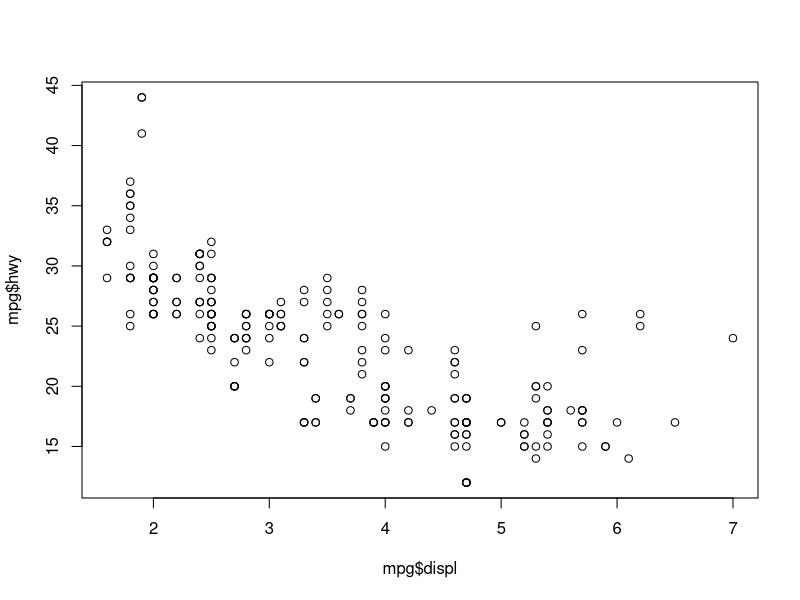
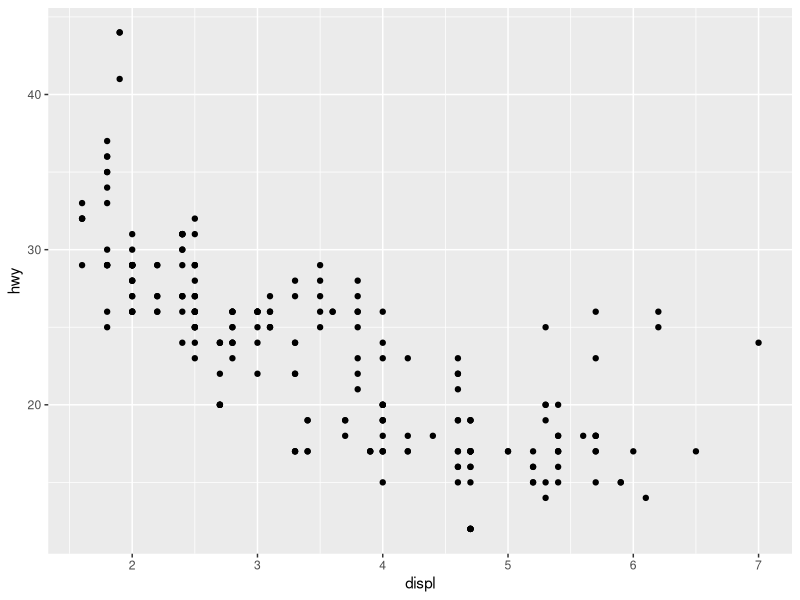
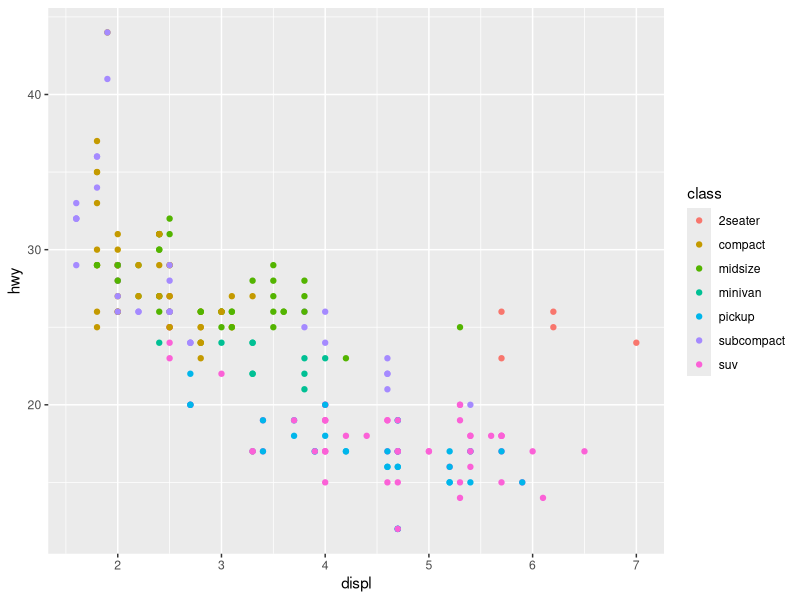
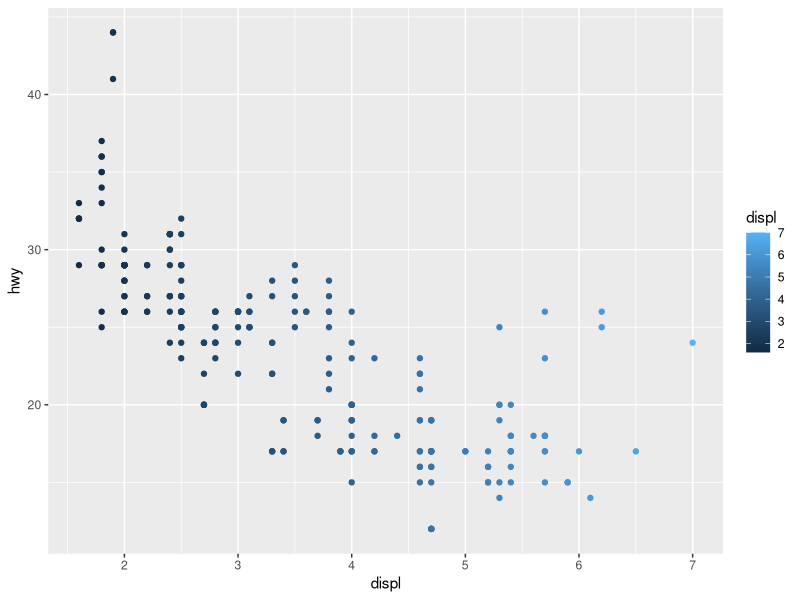
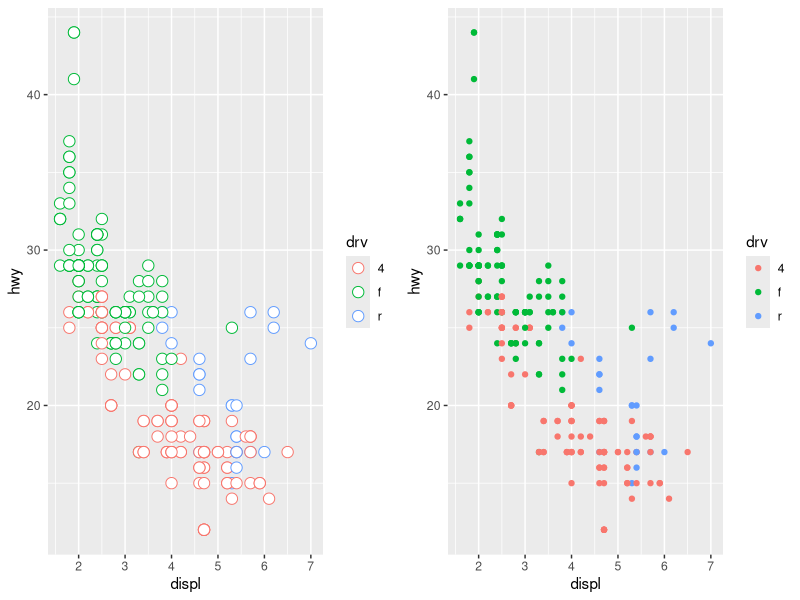
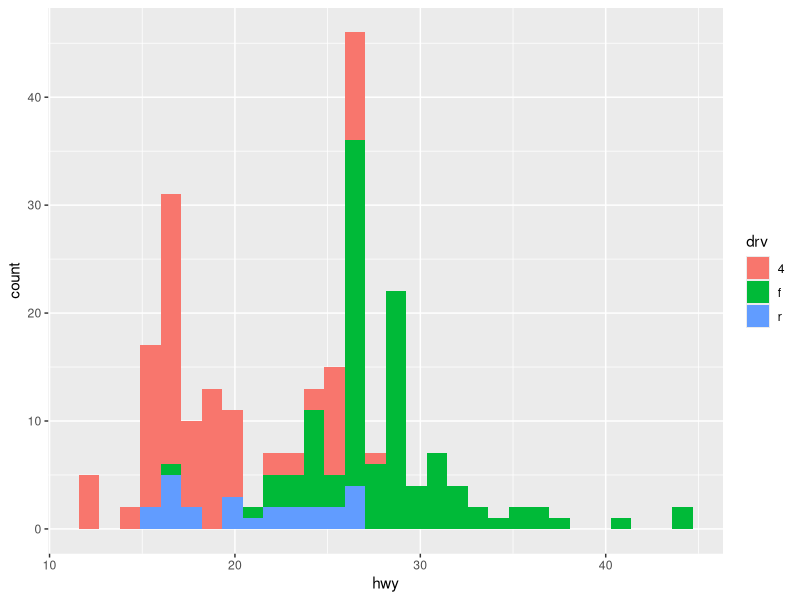
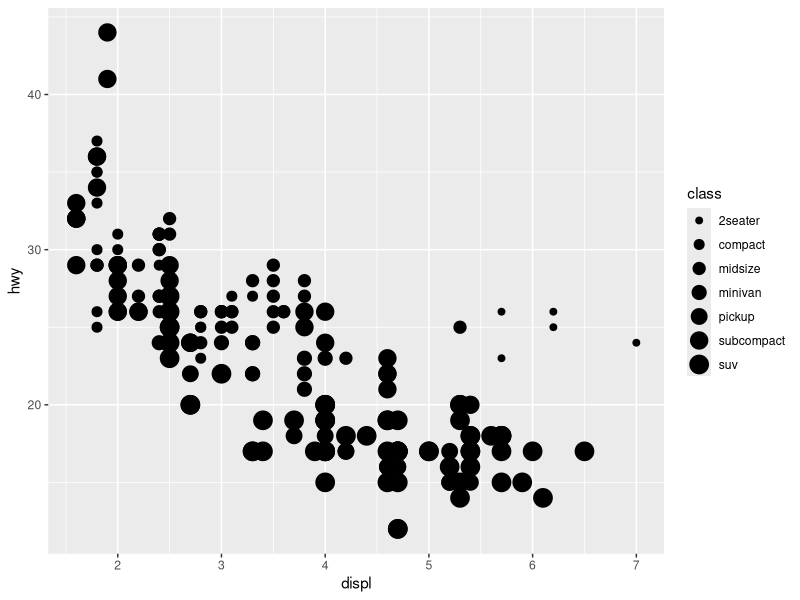
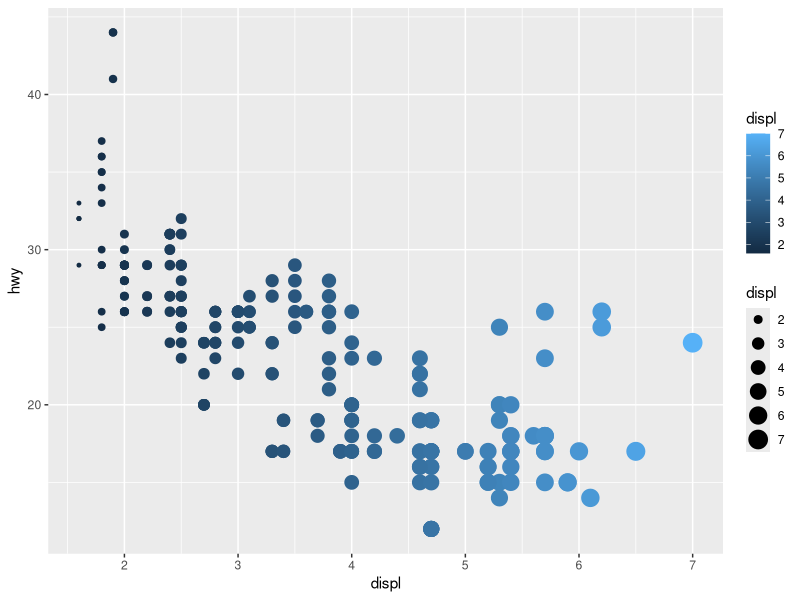

These figures' R source, in order: (Note: this script raises an error after producing the figures.)
## ---- chunk 1
library(tidyverse)
library(flextable)
library(ggpubr)
#library(kableExtra)
## ---- chunk 2
data(mpg)
## ---- chunk 3
head(mpg)
## ---- chunk 4
plot(mpg$displ, mpg$hwy)
## ---- chunk 5
ggplot(data=mpg) + 
  geom_point(mapping = aes(x = displ, y = hwy))
## ---- chunk 6
ggplot(data=mpg) +
  geom_point(mapping=aes(x=displ, y=hwy, colour=class))
## ---- chunk 7
ggplot(data=mpg) +
  geom_point(mapping=aes(x=displ, y=hwy, colour=displ))
## ---- chunk 8

ggarrange(

  ggplot(data=mpg) +
  geom_point(mapping=aes(x=displ, y=hwy, colour = drv),  fill="white", shape=21, size=3.5), 
  
  ggplot(data=mpg) +
  geom_point(mapping=aes(x=displ, y=hwy, colour = drv),  fill="white")
  
  )

## ---- chunk 9

ggplot(data=mpg) +
  geom_histogram(mapping=aes(y=hwy, fill = drv)) + 
  coord_flip()

## ---- chunk 10
ggplot(data=mpg) +
  geom_point(mapping=aes(x=displ, y=hwy, size=class))
## ---- chunk 11
ggplot(data = mpg) + 
  geom_point(mapping = aes(x = displ, y = hwy, size = displ, colour=displ))
## ---- chunk 12
ggplot(data=mpg) +
  geom_point(mapping=aes(x=displ, y=hwy, alpha=class))
## ---- chunk 13
ggplot(data=mpg) +
  geom_point(mapping=aes(x=displ, y=hwy, shape=class))
## ---- chunk 14

ggplot(data=mpg) +
  geom_point(mapping=aes(x=displ, y=hwy, stroke=2), shape = 21)

## ---- chunk 15

ggplot(data=mpg) +
  geom_smooth(mapping=aes(x=displ, y=hwy, stroke=2))

## ---- chunk 16
ggplot(data = mpg) + 
  geom_point(mapping = aes(x = displ, y = hwy, size = displ, colour=displ))
## ---- chunk 17
ggplot(data = mpg, mapping = aes(x = displ, y = hwy)) + 
  geom_point(mapping = aes(fill = drv), shape=21, colour="white", size=3, stroke=2)
## ---- chunk 18

ggplot(data = mpg) + 
geom_point(mapping = aes(x = displ, y = hwy, colour = displ < 5))

## ---- chunk 19

chart <- mpg %>% 
  group_by(drv) %>%
  summarise(hwy = mean(hwy, na.rm = TRUE)) %>% 
  ggplot(aes(x = drv, y = hwy)) + 
  geom_col() 

chart

chart2 <- chart + geom_text(aes(label = hwy))

chart3 <- chart + geom_text(aes(label = round(hwy), vjust = -1)) + 
  coord_cartesian(ylim = c(0, 35))

chart4 <- chart + geom_text(aes(label = round(hwy,1)), vjust = 2, size = 11, color = "white", size.unit = "pt") + 
  theme(legend.position = "none")

ggarrange(chart, chart2, chart3, chart4, ncol = 2, nrow = 2)

## ---- chunk 20

ggarrange(
  
chart + geom_text(aes(label = round(hwy)), vjust = -1, size = 11) + 
  coord_cartesian(ylim = c(0, 35)) + 
  theme(text = element_text(size = 11)),

chart + geom_text(aes(label = round(hwy)), vjust = -1, size = 11, size.unit = "pt") + 
  coord_cartesian(ylim = c(0, 35)) + 
  theme(text = element_text(size = 11)),

nrow = 2)

## ---- chunk 21
ggplot(data=mpg) + 
  geom_point(mapping=aes(x=displ, y=hwy)) +
  facet_wrap(~ class, nrow=2)
 # The nrow specifies display results over two rows. 
## ---- chunk 22
ggplot(data=mpg) + 
  geom_point(mapping=aes(x=displ, y=hwy)) +
  facet_wrap(~ class, ncol=2)
## ---- chunk 23
ggplot(data=mpg) + 
  geom_point(mapping=aes(x=displ, y=hwy)) +
  facet_wrap(~ class, ncol=2, nrow=2)
## ---- chunk 24
ggplot(data = mpg) + 
  geom_point(mapping = aes(x = displ, y = hwy)) + 
  facet_wrap(~ displ)
## ---- chunk 25
ggplot(data = mpg) + 
  geom_point(mapping = aes(x = displ, y = hwy)) + 
  facet_grid(drv ~ cyl)
## ---- chunk 26
ggplot(data = mpg) + 
  geom_point(mapping = aes(x = displ, y = hwy)) + 
  facet_grid(~drv)
## ---- chunk 27
ggplot(data = mpg) + 
  geom_point(mapping = aes(x = displ, y = hwy)) + 
  facet_grid(drv ~ .)
## ---- chunk 28
ggplot(data=mpg) + 
  geom_point(mapping=aes(x=displ, y=hwy)) +
  facet_wrap(~ class, nrow=2) + 
  labs(
    title="Fuel efficiency generally decreases with engine size",
    caption="Data from fueleconomy.gov",
    x="Engine displacement (litres)",
    y="Highway gas mileage (mpg)"
  )
## ---- chunk 29
pl <- ggplot(data=mpg) + 
  geom_point(mapping=aes(x=displ, y=hwy))
## ---- chunk 30
pl + facet_wrap(~class, nrow=1)
## ---- chunk 31
pl + facet_wrap(~class, nrow=2)
## ---- chunk 32
ggplot(data=mpg) + 
  geom_point(mapping = aes(x=displ, y=hwy), colour="blue")
## ---- chunk 33
ggplot(data = mpg) + 
  geom_point(mapping = aes(x = displ, y = hwy, color = "blue"))
## ---- chunk 34
ggplot(data=mpg) +
  geom_point(mapping = aes(x=displ, y=hwy), shape=8)
## ---- chunk 35
ggplot(data=mpg) + aes(x=displ, y=hwy)
## ---- chunk 36
ggplot(data=mpg) + aes(x=displ, y=hwy) + geom_point()
## ---- chunk 37

ggarrange(
  ggplot(data = mpg) + geom_point(mapping = aes(x = displ, y = hwy)), 
  ggplot(data = mpg) + geom_smooth(mapping = aes(x = displ, y = hwy))
)

## ---- chunk 38
ggplot(data = mpg) + 
  geom_smooth(mapping = aes(x = displ, y = hwy, linetype = drv))
## ---- chunk 39
ggplot(data = mpg, mapping = aes(x = displ, y = hwy, linetype = drv, colour=drv)) + 
  geom_smooth() + 
  geom_point()
## ---- chunk 40

ggplot(data = mpg) + 
  geom_point(mapping = aes(x = displ, y = hwy, colour=drv)) +
  geom_smooth(mapping = aes(x = displ, y = hwy, linetype = drv, colour=drv))

## ---- chunk 41

ggplot(data = mpg, mapping = aes(x = displ, y = hwy)) + 
  geom_smooth(colour="black") + 
  geom_point(mapping=aes(colour=class))

## ---- chunk 42
ggplot(data = mpg, mapping = aes(x = displ, y = hwy)) + 
  geom_point(mapping = aes(color = class)) + 
  geom_smooth(data = filter(mpg, class == "subcompact"), colour="#C77CFF", se = FALSE)
## ---- chunk 43
ggplot(data = mpg) +
  geom_smooth(mapping = aes(x = displ, y = hwy, group = drv))
## ---- chunk 44

ggarrange(
  ggplot(data = mpg) + geom_smooth(mapping = aes(x = displ, y = hwy, color = drv),
    show.legend = FALSE),
  ggplot(data = mpg) + geom_smooth(mapping = aes(x = displ, y = hwy, color = drv))
)

## ---- chunk 45

manual_colour_palette <- c("palevioletred4", "seagreen3", "royalblue1")

ggplot(data = mpg, mapping = aes(x = displ, y = hwy, colour = drv)) + 
  geom_point() + 
  scale_color_manual(values = manual_colour_palette)

## ---- chunk 46

library(RColorBrewer)
#https://r-graph-gallery.com/38-rcolorbrewers-palettes.html

ggplot(data = mpg, mapping = aes(x = displ, y = hwy, colour = drv)) + 
  geom_point() + 
  scale_color_brewer(palette = "Set2") 

## ---- chunk 47

# Example taken from chat GPT.
library(stringr)

# Function to dynamically calculate wrap width based on plot dimensions
dynamic_str_wrap <- function(text, plot_width = 7, num_labels = 1, char_width = 0.1, margin = 0.1) {
  # plot_width: The width of the plot in inches
  # num_labels: The number of labels on the axis
  # char_width: Estimated average width of a character in inches
  # margin: The proportion of total plot width to be left as margin
  
  # Calculate the available width per label, accounting for margins
  max_label_width <- (plot_width * (1 - margin)) / num_labels
  
  # Calculate the maximum number of characters per line
  max_chars <- max_label_width / char_width
  
  # Wrap the text
  str_wrap(text, width = floor(max_chars))
}

# Sample data
df <- data.frame(
  x = c("A very long label that should be wrapped appropriately based on plot width",
        "Short label", "Yet another label that is quite long and requires wrapping", 
        "Another long label that might also need wrapping to fit properly"),
  y = c(2, 1, 4, 3)
)

df

# Calculate the number of labels (x-axis categories)
num_labels <- nrow(df)

# Apply dynamic wrapping to labels
df$x_wrapped <- sapply(df$x, dynamic_str_wrap, plot_width = 7, num_labels = num_labels, char_width = 0.1, margin = 0.1)

df

# Plot with wrapped x-axis labels (kept horizontal)
ggplot(df, aes(x = x_wrapped, y = y)) +
  geom_bar(stat = "identity") +
  theme(axis.text.x = element_text(angle = 0, hjust = 0.5, vjust = 0.5, size = 11))

## ---- chunk 48

df %>%
  mutate(x_wrapped = map_chr(x, dynamic_str_wrap, plot_width = 7, num_labels = num_labels, char_width = 0.08, margin = 0.1)) %>% 
  ggplot(aes(x = x_wrapped, y = y)) +
  geom_bar(stat = "identity") +
  theme(axis.text.x = element_text(angle = 0, hjust = 0.5, vjust = 0.5, size = 11))

## ---- chunk 49

# Add factor to data frame
df <- data.frame(
  x = factor(c("A very long label that should be wrapped appropriately based on plot width",
        "Short label", "Yet another label that is quite long and requires wrapping", 
        "Another long label that might also need wrapping to fit properly")),
  y = c(2, 1, 4, 3)
)

df <- df %>%
  mutate(x_wrapped = map_chr(as.character(x), dynamic_str_wrap, plot_width = 7, num_labels = num_labels, char_width = 0.08, margin = 0.1))

# Unique does return the items in order.... 
# Even when convert to character as with x_wrapped
# Hence below it enforces current order on new variable. 
unique(df$x)
unique(df$x_wrapped)

# Convert wrapped labels back to factors if needed
df <- df %>%
  mutate(x_wrapped = factor(x_wrapped, levels = unique(x_wrapped)))

# Plot with wrapped x-axis labels (kept horizontal)
ggplot(df, aes(x = x_wrapped, y = y)) +
  geom_bar(stat = "identity") +
  theme(axis.text.x = element_text(angle = 0, hjust = 0.5, vjust = 0.5, size = 11))

## ---- chunk 50

text_amend <- 
  ggplot(data = mpg, mapping = aes(x = displ, y = hwy, colour = drv)) + 
  geom_point() + 
  scale_color_brewer(palette = "Set2") + 
  labs(title = "Highway miles per gallon by engine displacement") + 
  theme(plot.title = element_text(size = 12, face = "bold", colour = "red"))

# Edits also stack, or overwrite if previously specified
text_amend2 <- text_amend +  theme(plot.title = element_text(hjust = 1, colour = "black"))

ggarrange(text_amend, text_amend2, 
          nrow = 2)

## ---- chunk 51

ggarrange(text_amend + theme(plot.title = element_text(margin = margin())), 
          text_amend2 + theme(plot.title = element_text(margin = margin(t = 10, b = 10))), 
          nrow = 2)

## ---- chunk 52

text_amend <- 
  ggplot(data = mpg, mapping = aes(x = displ, y = hwy, colour = drv)) + 
  geom_point() + 
  scale_color_brewer(palette = "Set2") + 
  labs(title = "Highway miles per gallon by engine displacement", 
       x = "Engine displacement", 
       y = "Miles per gallon") + 
  theme(plot.title = element_text(size = 12, face = "bold"), 
        axis.title = element_text(size = 11, face = "bold"), 
        axis.title.y = element_text(vjust = 2), 
        axis.text = element_text(size = 11))

text_amend

## ---- chunk 53
theme_grey()$plot.margin
## ---- chunk 54

ggarrange(
text_amend + theme(plot.margin = margin(2, 2, 2, 2)), 
text_amend + theme(plot.margin = margin(10, 10, 10, 10)), 
nrow = 2)

## ---- chunk 55
df <- data.frame(
  x = c("label", "a long label", "an even longer label"), 
  y = 1:3
)
base <- ggplot(df, aes(x, y)) + geom_point()
base
base + 
  theme(axis.text.x = element_text(angle = -30, vjust = 1, hjust = 0)) + 
  xlab("axis label x") + 
  ylab("axis label y")
## ---- chunk 56
base + 
  theme(
  axis.title = element_text(margin = margin(t = 100)),
  axis.text.x = element_text(margin = margin(b = 10)), 
  axis.text.y = element_text(margin = margin(l = 10)))
## ---- chunk 57

df <- data.frame(x = 1:4, y = 1:4, z = rep(c("a", "b"), each = 2))
base <- ggplot(df, aes(x, y, colour = z)) + geom_point()

ggarrange(
  
base + theme(
  legend.background = element_rect(
    fill = "lemonchiffon", 
    colour = "grey50", 
    linewidth = 1)),

base + theme(
  legend.key = element_rect(color = "grey50"),
  legend.key.width = unit(0.5, "cm"),
  legend.key.height = unit(0.75, "cm")),

base + theme(
  legend.text = element_text(size = 15),
  legend.title = element_text(size = 15, face = "bold"),
  legend.key.size = unit(0.25, "cm"),
  legend.margin = unit(0.1,  "cm")), # If set to zero removes margins entirely. 

ncol= 3)

## ---- chunk 58

plot <- ggplot(data = mpg, mapping = aes(x = displ, y = hwy, colour = drv)) + 
  geom_point() + 
  scale_color_brewer(palette = "Set2")

ggarrange(
plot + theme(legend.position = "left"),
plot + theme(legend.position = "right"), # the default 
plot + theme(legend.position = "bottom", legend.box.just = "left"),
plot + theme(legend.position = "none"),
ncol = 2, nrow = 2)

## ---- chunk 59

df <- data.frame(x = 1:4, y = 1:4, z = c("a", "a", "b", "b"))
base_f <- ggplot(df, aes(x, y)) + geom_point() + facet_wrap(~z)

base_f2 <- base_f + theme(panel.spacing = unit(0.5, "in"))

base_f3 <- base_f + theme(
  strip.text = element_text(colour = "white"),
  strip.background = element_rect(
    fill = "grey20", 
    color = "grey80", 
    linewidth = 1
  )
)

ggarrange(base_f, base_f2, base_f3, nrow = 1)
